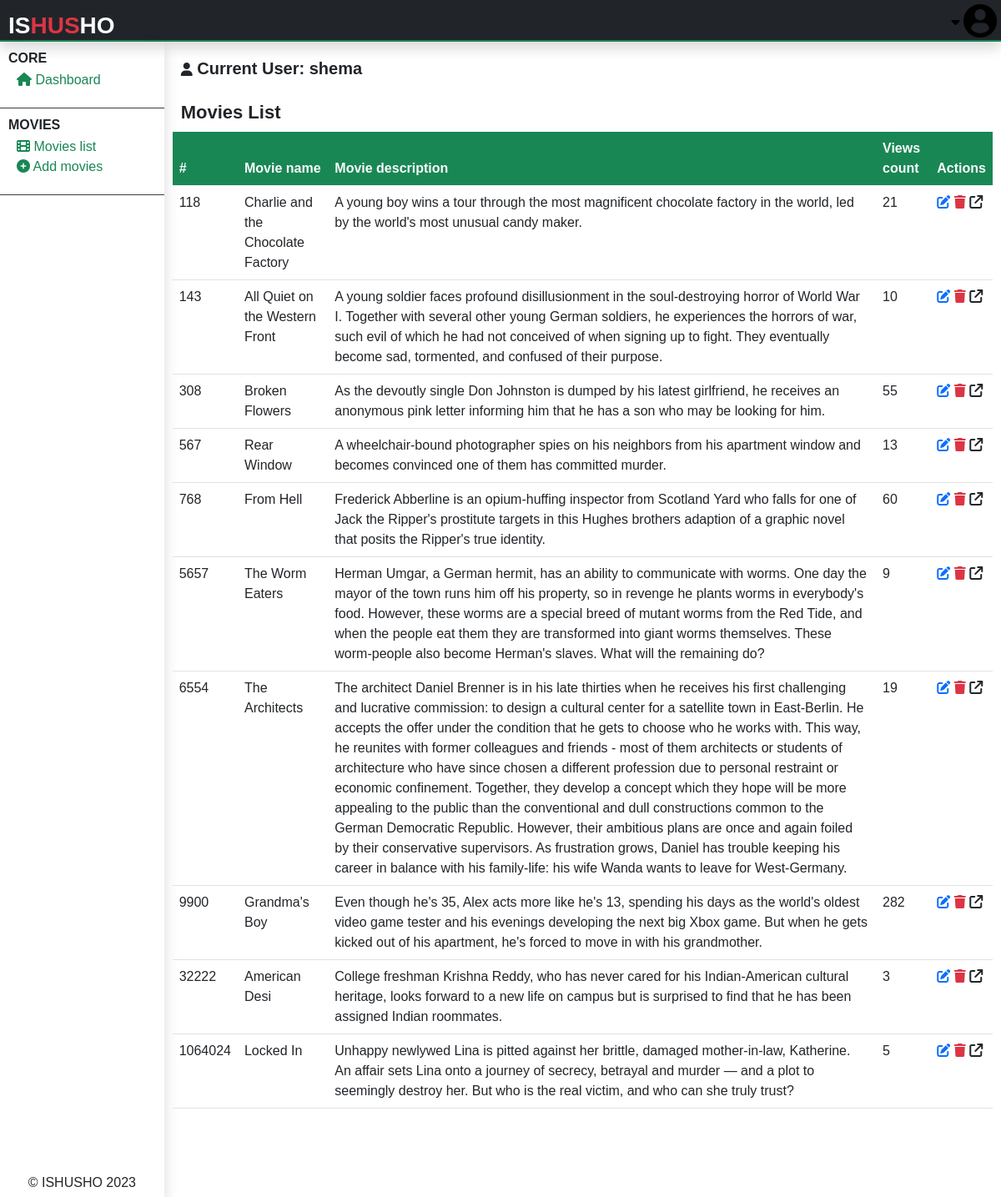
The page /admin/admin-movies-list.php (signed in) on the database its author committed.
### tables this page shows
CREATE TABLE `movies` (
  `movie_id` varchar(255) NOT NULL,
  `movie_name` text NOT NULL,
  `movie_description` text NOT NULL,
  `movie_categories` text NOT NULL,
  `movie_poster` text NOT NULL,
  `movie_url` text NOT NULL,
  `url720` text NOT NULL,
  `url480` text NOT NULL,
  `release_date` varchar(255) NOT NULL,
  `addition_date` text NOT NULL,
  `added_by` int(11) NOT NULL
);

### admin/admin-movies-list.php (the view, shortened to what this page needs)
<?php
include("../php/global/server.php");
?>
<!DOCTYPE html>
<html lang="en">
<head>
    <?php
    include('../php/global/cdns.php');
    ?>
    <link rel="stylesheet" href="../styles/admin-main.css">
</head>
<body>
    <div class="main-container">
        <?php
        include("./php/header.php");
        ?>
        <section class="center-section">
            <?php
            include('./php/nav-left.php');
            ?>
            <div class="right-contents">
                <?php
                include("./php/acting-user.php");
                ?>
                <div class="all-interchange">
                    <h1>
                        Movies list
                    </h1>
                    <table class="table table-responsive table-hover">
                        <thead>
                            <tr class="bg-success text-light">
                                <th>
                                    #
                                </th>
                                <th>
                                    Movie name
                                </th>
                                <th>
                                    Movie description
                                </th>
                                <th>
                                    Views count
                                </th>
                                <th>
                                    Actions
                                </th>
                            </tr>
                        </thead>
                        <tbody>
                            <?php
                            $getMovies = mysqli_query($server, "SELECT * from
                                    movies ORDER BY CAST(movie_id AS UNSIGNED)
                                ");
                            ?>
                            <?php
                            while ($dataMovies = mysqli_fetch_array($getMovies)) {
                            ?>
                                <tr>
                                    <td>
                                        <?php echo $video = $dataMovies['movie_id']; ?>
                                    </td>
                                    <td>
                                        <?php echo $dataMovies['movie_name']; ?>
                                    </td>
                                    <td>
                                        <?php echo $dataMovies['movie_description']; ?>
                                    </td>
                                    <td>
                                        <?php
                                        $getMovieViewsCount = mysqli_query($server, "SELECT * from
                                                    movie_views WHERE movie = '$video'
                                                ");
                                        echo mysqli_num_rows($getMovieViewsCount);
                                        ?>
                                    </td>
                                    <td>
                                        <a href="admin-edit-movie.php?edit&v=<?php echo $video; ?>" class="">
                                            <i class="fa fa-edit text-primary"></i>
                                        </a>
                                        <a href="?delete&v=<?php echo $video; ?>" onclick="return confirm('Are you sure to delete?');">
                                            <i class="fa fa-trash text-danger"></i>
                                        </a>
                                        <a href="../watch.php?v=<?php echo $video; ?>" target="_blank">
                                            <i class="fa fa-external-link text-dark"></i>
                                        </a>
                                    </td>
                                </tr>
                            <?php
                            }
                            ?>
                        </tbody>
                    </table>
                </div>
            </div>
        </section>
    </div>
</body>
</html>

### styles/admin-main.css (style rules this page uses)
* { font-family: 'Gill Sans', 'Gill Sans MT', Calibri, 'Trebuchet MS', sans-serif; margin: 0; padding: 0; text-decoration: none; font-size: 16px; }
a { text-decoration: none; }
body { width: 100vw; overflow: hidden; }
.main-container { overflow: hidden; width: 100vw; height: 100vh; }
.main-container .center-section { display: flex; flex-direction: row; height: calc(100vh - 50px); }
.main-container .center-section .right-contents { margin: 10px; height: calc(100vh - 50px); width: calc(100vw - 200px); overflow: auto; padding-bottom: 100px; }
.main-container .center-section .right-contents .all-interchange h1 { margin: 10px; font-size: 22px; color: #212529; font-weight: bold; text-transform: capitalize; }
.main-container .center-section .right-contents .all-interchange table thead tr { position: sticky; top: 0px; }

### rows shown on the page
movies: movie_id "118", movie_name "Charlie and the Chocolate Factory", movie_description "A young boy wins a tour through the most magnificent chocolate factory in the world, led by the world's most unusual candy maker.", mysqli_num_rows($getMovieViewsCount) "21"
movies: movie_id "143", movie_name "All Quiet on the Western Front", movie_description "A young soldier faces profound disillusionment in the soul-destroying horror of World War I. Together with several other young German soldiers, he experiences the horrors of war, such evil of which he had not conceived of when signing up to fight. They eventually become sad, tormented, and confused of their purpose.", mysqli_num_rows($getMovieViewsCount) "10"
movies: movie_id "308", movie_name "Broken Flowers", movie_description "As the devoutly single Don Johnston is dumped by his latest girlfriend, he receives an anonymous pink letter informing him that he has a son who may be looking for him.", mysqli_num_rows($getMovieViewsCount) "55"
movies: movie_id "567", movie_name "Rear Window", movie_description "A wheelchair-bound photographer spies on his neighbors from his apartment window and becomes convinced one of them has committed murder.", mysqli_num_rows($getMovieViewsCount) "13"
movies: movie_id "768", movie_name "From Hell", movie_description "Frederick Abberline is an opium-huffing inspector from Scotland Yard who falls for one of Jack the Ripper's prostitute targets in this Hughes brothers adaption of a graphic novel that posits the Ripper's true identity.", mysqli_num_rows($getMovieViewsCount) "60"
movies: movie_id "5657", movie_name "The Worm Eaters", movie_description "Herman Umgar, a German hermit, has an ability to communicate with worms. One day the mayor of the town runs him off his property, so in revenge he plants worms in everybody's food. However, these worms are a special breed of mutant worms from the Red Tide, and when the people eat them they are transformed into giant worms themselves. These worm-people also become Herman's slaves. What will the remaining do?", mysqli_num_rows($getMovieViewsCount) "9"
movies: movie_id "6554", movie_name "The Architects", movie_description "The architect Daniel Brenner is in his late thirties when he receives his first challenging and lucrative commission: to design a cultural center for a satellite town in East-Berlin. He accepts the offer under the condition that he gets to choose who he works with. This way, he reunites with former colleagues and friends - most of them architects or students of architecture who have since chosen a different profession due to personal restraint or economic confinement. Together, they develop a concept which they hope will be more appealing to the public than the conventional and dull constructions common to the German Democratic Republic. However, their ambitious plans are once and again…", mysqli_num_rows($getMovieViewsCount) "19"
movies: movie_id "9900", movie_name "Grandma's Boy", movie_description "Even though he's 35, Alex acts more like he's 13, spending his days as the world's oldest video game tester and his evenings developing the next big Xbox game. But when he gets kicked out of his apartment, he's forced to move in with his grandmother.", mysqli_num_rows($getMovieViewsCount) "282"
movies: movie_id "32222", movie_name "American Desi", movie_description "College freshman Krishna Reddy, who has never cared for his Indian-American cultural heritage, looks forward to a new life on campus but is surprised to find that he has been assigned Indian roommates.", mysqli_num_rows($getMovieViewsCount) "3"
movies: movie_id "1064024", movie_name "Locked In", movie_description "Unhappy newlywed Lina is pitted against her brittle, damaged mother-in-law, Katherine. An affair sets Lina onto a journey of secrecy, betrayal and murder — and a plot to seemingly destroy her. But who is the real victim, and who can she truly trust?", mysqli_num_rows($getMovieViewsCount) "5"

### other values the page prints
$actingAdminUN "shema"
